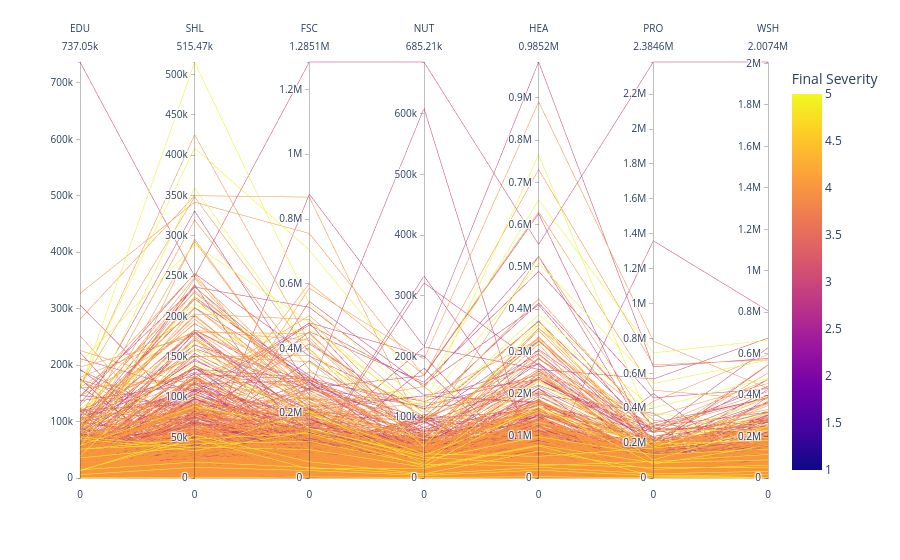

Notebook code cell kept with this figure:
### Markdown cell above
#### Insights
The bubble chart demonstrates that Final PiN (population in need) and Final Severity (crisis intensity) capture different dimensions of humanitarian conditions. While Afghanistan contains the single largest humanitarian hotspot and Sudan has multiple districts with consistently high needs, severe humanitarian conditions are observed across all countries. Therefore, effective humanitarian resource allocation should consider both the scale of the affected population and the severity of the crisis, rather than relying on either metric alone.

### Code cell
fig = px.parallel_coordinates(
    master_df,
    dimensions=[
        "EDU",
        "SHL",
        "FSC",
        "NUT",
        "HEA",
        "PRO",
        "WSH",
    ],
    color="Final Severity"
)

fig.show()

### Figure 1 — Plotly figure (JSON) as saved in the notebook; plotly's stock layout.template omitted (floating-point values rounded to 4 significant figures; data arrays with more than 128 entries replaced by an {"elided": "..."} marker saying what was removed)
{"data": [{"dimensions": [{"label": "EDU", "values": {"elided": "1763 float values"}}, {"label": "SHL", "values": {"elided": "1763 float values"}}, {"label": "FSC", "values": {"elided": "1763 float values"}}, {"label": "NUT", "values": {"elided": "1763 float values"}}, {"label": "HEA", "values": {"elided": "1763 float values"}}, {"label": "PRO", "values": {"elided": "1763 float values"}}, {"label": "WSH", "values": {"elided": "1763 float values"}}], "domain": {"x": [0, 1], "y": [0, 1]}, "line": {"color": {"elided": "1763 float values"}, "coloraxis": "coloraxis"}, "name": "", "type": "parcoords"}], "layout": {"coloraxis": {"colorbar": {"title": {"text": "Final Severity"}}, "colorscale": [[0, "#0d0887"], [0.1111, "#46039f"], [0.2222, "#7201a8"], [0.3333, "#9c179e"], [0.4444, "#bd3786"], [0.5556, "#d8576b"], [0.6667, "#ed7953"], [0.7778, "#fb9f3a"], [0.8889, "#fdca26"], [1, "#f0f921"]]}, "legend": {"tracegroupgap": 0}, "margin": {"t": 60}}}
